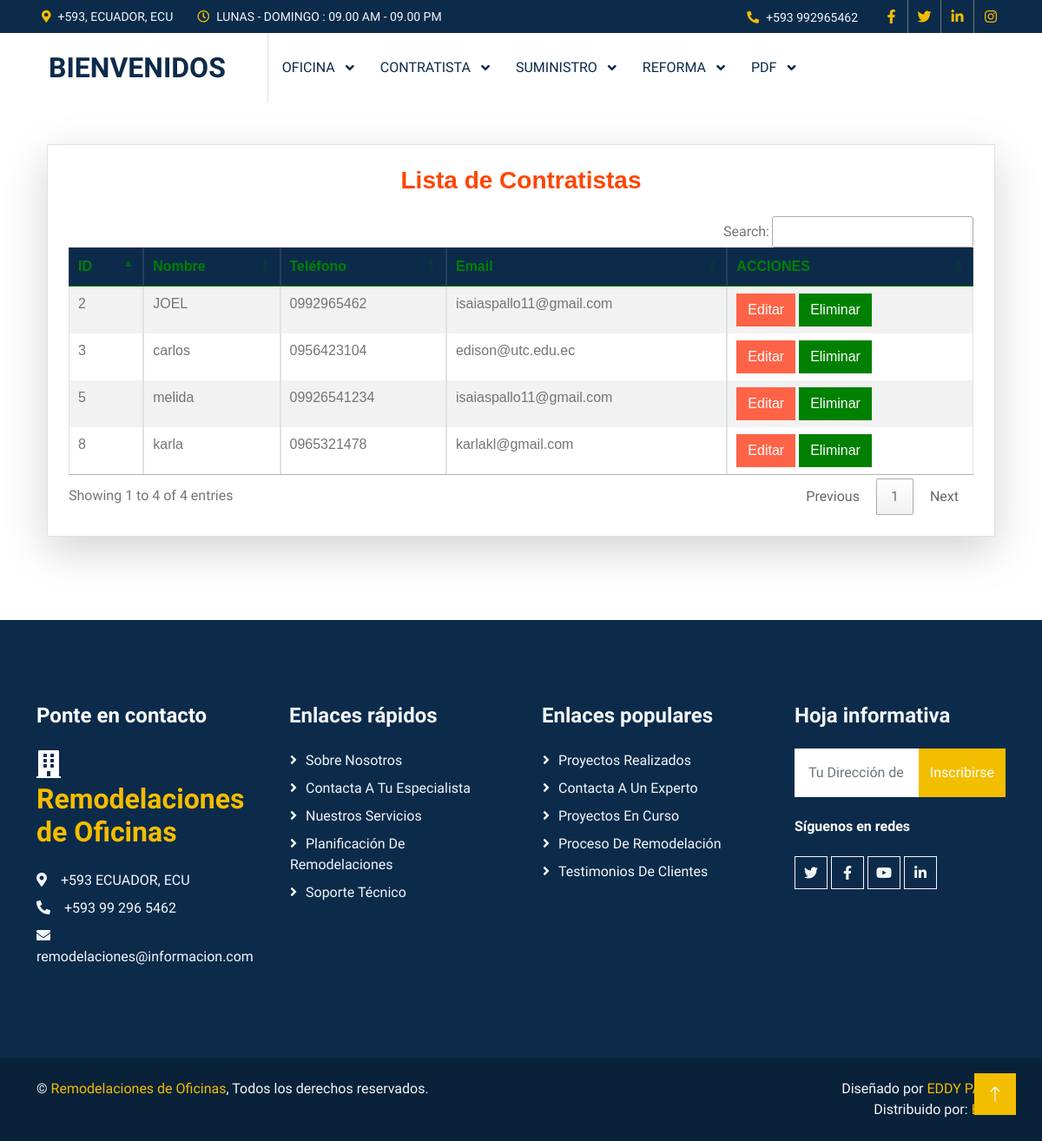
The app's page /listacontratista/ with its own data.
### aplicacion/ofisina/models.py (models this page shows, shortened)
class Contratista(models.Model):
    nombre = models.CharField(max_length=255)
    telefono = models.CharField(max_length=15)
    email = models.EmailField()

### aplicacion/ofisina/views.py (the view)
# urls.py: path('listacontratista/', views.listacontratista),  # Listado de abogados
def listacontratista(request):
    contratistas = Contratista.objects.all()
    return render(request, 'listacontratista.html', {'contratistas': contratistas})

### aplicacion/ofisina/templates/listacontratista.html (shortened to what this page needs)
{% extends "./plantilla.html" %}
{% block contenido %}
<div class="container mt-5">
    <div class="border p-4 rounded-3 shadow-lg">
        <h3 class="mb-4 text-center" style="color: #FF4500; font-family: 'Algerian', sans-serif;">Lista de Contratistas</h3>
        <table class="table table-bordered table-striped table-hover" id="tbl_contratistas">
            <thead class="table-dark">
                <tr>
                    <th style="color: #008000; font-family: 'Algerian', sans-serif;">ID</th>
                    <th style="color: #008000; font-family: 'Algerian', sans-serif;">Nombre</th>
                    <th style="color: #008000; font-family: 'Algerian', sans-serif;">Teléfono</th>
                    <th style="color: #008000; font-family: 'Algerian', sans-serif;">Email</th>
                    <th style="color: #008000; font-family: 'Algerian', sans-serif;">ACCIONES</th>
                </tr>
            </thead>
            <tbody>
                {% for contratista in contratistas %}
                <tr>
                    <td style="font-family: 'Algerian', sans-serif;">{{ contratista.id }}</td>
                    <td style="font-family: 'Algerian', sans-serif;">{{ contratista.nombre }}</td>
                    <td style="font-family: 'Algerian', sans-serif;">{{ contratista.telefono }}</td>
                    <td style="font-family: 'Algerian', sans-serif;">{{ contratista.email }}</td>
                    <td>
                        <a href="/editarcontratista/{{ contratista.id }}" class="btn" style="background-color: #FF6347; color: white; font-family: 'Algerian', sans-serif;">Editar</a>
                        <a onclick="return confirm('¿Está seguro de eliminar permanentemente?')" href="/eliminarcontratista/{{ contratista.id }}" class="btn" style="background-color: #008000; color: white; font-family: 'Algerian', sans-serif;">Eliminar</a>
                    </td>
                </tr>
                {% endfor %}
            </tbody>
        </table>
    </div>
</div>
{% block scripts %}
    <link rel="stylesheet" type="text/css" href="https://cdn.datatables.net/1.13.4/css/jquery.dataTables.min.css">
    <link rel="stylesheet" type="text/css" href="https://cdn.datatables.net/buttons/2.2.3/css/buttons.dataTables.min.css">
{% endblock %}
{% endblock %}

### deber/static/plantilla/css/style.css (style rules this page uses)
:root { --primary: #F3BD00; --secondary: #757575; --light: #F3F6F8; --dark: #0C2B4B; }
.btn { font-weight: 500; transition: .5s; }

### records on screen
Contratista: id "2", nombre "JOEL", telefono "0992965462", email "isaiaspallo11@gmail.com"
Contratista: id "3", nombre "carlos", telefono "0956423104", email "edison@utc.edu.ec"
Contratista: id "5", nombre "melida", telefono "09926541234", email "isaiaspallo11@gmail.com"
Contratista: id "8", nombre "karla", telefono "0965321478", email "karlakl@gmail.com"
